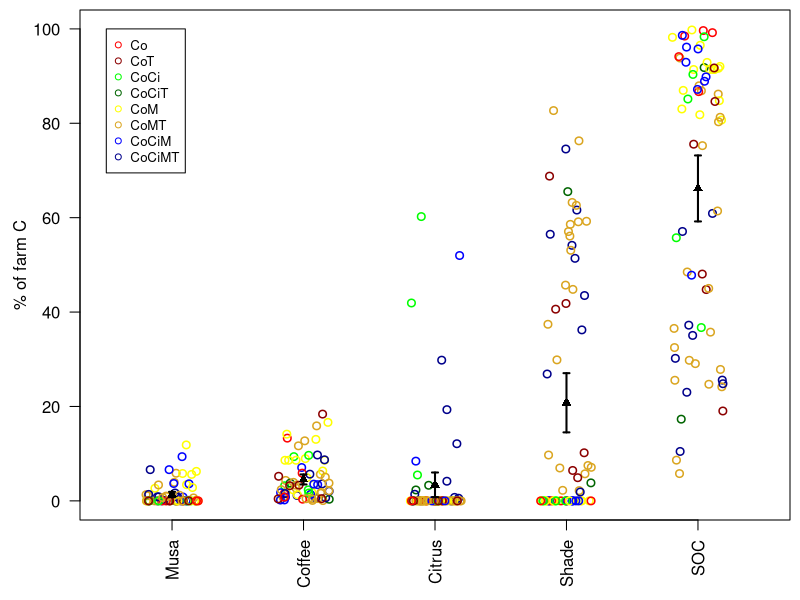
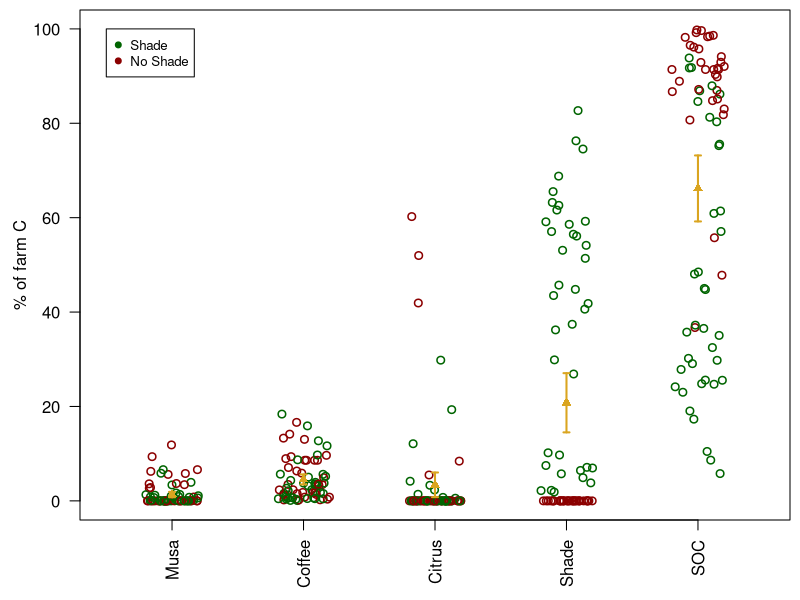
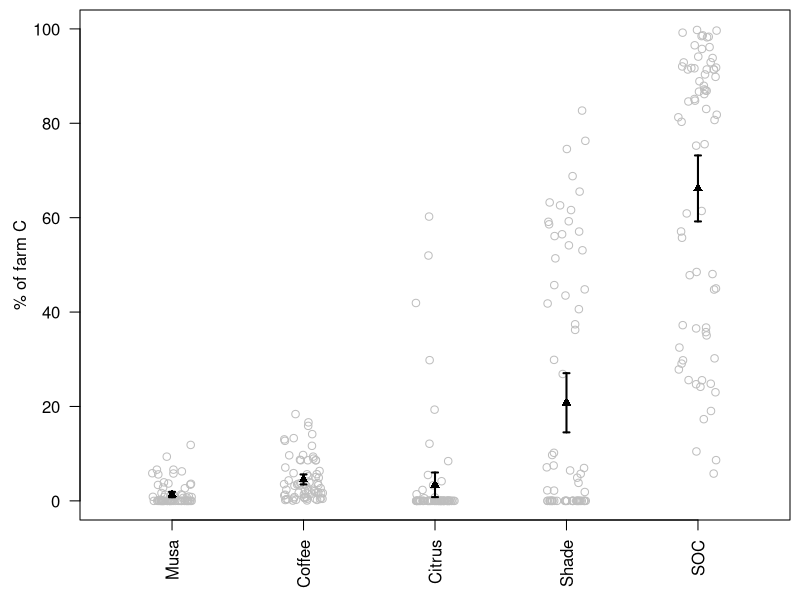

These charts were generated, in order, by the following R code:
rm(list=ls())

#c.dat <- read.csv("2022_04_19_PR_Carbon_Data_for_anaysis.csv")

c.dat<- read.csv("2022_09_13_PR_Carbon_Data_for_anaysis_updated.csv") ## this is the updated df with correct AGCB 


######################################## composition on farms
#### for each of the farms, look at the proportion that each catagory adds to the overall carbon on the farm
perc.citrus <-numeric(71)
perc.coffee<-numeric(71)
perc.trees<-numeric(71)
perc.soc<-numeric(71)
perc.banana<-numeric(71)
tot.c<-numeric(71)
tot.c.from.dat<-numeric(71)
col.vec <-numeric(71)
tree.col.vec <-numeric(71)

for(x in 1:71){ ## therea re 71 fincas 
	#x <- 1
	a.farm.dat <- c.dat[x,]
	head(c.dat)
	
	c.dat$grupo_cultivo
	#Co=Coffee; Co/Ci=Coffee-Citrus; Co/M=Coffee-Musa; Co/Ci/M=Coffee-Citrus-Musa
	
	if(a.farm.dat$grupo_cultivo == "Co"){
		col.vec[x] <- "red"
	}else if(a.farm.dat$grupo_cultivo == "CoT"){
		col.vec[x] <- "dark red"
	}else if(a.farm.dat$grupo_cultivo == "CoCi"){
		col.vec[x] <- "green"
	}else if(a.farm.dat$grupo_cultivo == "CoCiT"){
		col.vec[x] <- "dark green"
	}else if(a.farm.dat$grupo_cultivo == "CoM"){
		col.vec[x] <- "yellow"
	}else if(a.farm.dat$grupo_cultivo == "CoMT"){
		col.vec[x] <- "goldenrod"
	}else if(a.farm.dat$grupo_cultivo == "CoCiM"){
		col.vec[x] <- "blue"
	}else if(a.farm.dat$grupo_cultivo == "CoCiMT"){
		col.vec[x] <- "dark blue"
	}
	
		if(a.farm.dat$grupo_cultivo == "CoCiMT" | a.farm.dat$grupo_cultivo == "CoMT" |a.farm.dat$grupo_cultivo == "CoCiT" |a.farm.dat$grupo_cultivo == "CoT" ){
		tree.col.vec[x] <- "dark green"
	}else{
		tree.col.vec[x] <- "dark red"
	}
	
	## clean the values becuase NAs 
	citrus.val <- a.farm.dat$tot_citrus_C
	coffee.val <- a.farm.dat$tot_coffee_C
	trees.val <- a.farm.dat$tot_shade_tree_C_updated
	soc.val <- a.farm.dat$SOC
	banana.val <- a.farm.dat$AGCB_banana
	
	## if they are NAs then that means there wasnt anything there so the biomass with be zero 
	if(is.na(citrus.val)){
		citrus.val <- 0 
	}
	if(is.na(coffee.val)){
		coffee.val <- 0 
	}
	if(is.na(trees.val)){
		trees.val <- 0 
	}
	if(is.na(soc.val)){
		soc.val <- 0 
	}
	if(is.na(banana.val)){
		banana.val <- 0 
	}
	
	####### 
	############ Check with Javiar 
	## tot.farm carbon and the sum of these dont match. Need to figure out what is going on here... 
	#a.farm.dat$tot_farm_C[x]
	sum.total <- sum(citrus.val,coffee.val,trees.val,soc.val,banana.val)
	tot.c[x] <- sum.total
	tot.c.from.dat[x] <- a.farm.dat$tot_farm_C_updated
	perc.citrus[x] <- citrus.val/sum.total
	perc.coffee[x] <- coffee.val/sum.total
	perc.trees[x] <- trees.val/sum.total
	perc.soc[x] <- soc.val/sum.total
	perc.banana[x] <- banana.val/sum.total
	
	
	### now using the denominator from the data total which includes the root biomasses. 
	sum.total <- sum(citrus.val,coffee.val,trees.val,soc.val,banana.val)
	tot.c[x] <- sum.total
	tot.c.from.dat[x] <- a.farm.dat$tot_farm_C_updated
	perc.citrus[x] <- citrus.val/a.farm.dat$tot_farm_C_updated
	perc.coffee[x] <- coffee.val/a.farm.dat$tot_farm_C_updated
	perc.trees[x] <- trees.val/a.farm.dat$tot_farm_C_updated
	perc.soc[x] <- soc.val/a.farm.dat$tot_farm_C_updated
	perc.banana[x] <- banana.val/a.farm.dat$tot_farm_C_updated
	
}
## make them percentages 
perc.citrus <- 100* perc.citrus
perc.coffee<- 100* perc.coffee
perc.trees<- 100* perc.trees
perc.soc<- 100* perc.soc
perc.banana<- 100* perc.banana

######## 2022 04 11 new analysis ######

c.dat$perc.citrus <- perc.citrus
c.dat$perc.coffee <- perc.coffee
c.dat$perc.trees <- perc.trees
c.dat$perc.soc <- perc.soc
c.dat$perc.banana <- perc.banana



###### colored points in the background
par(mfrow=c(1,1),mai=c(0.8,0.8,0.1,0.1))
jit.val <- 0.2
lwd.val <- 1.5
pch.val <- 1
cex.val <- 1
cex.val.mean <- 1
plot(NA,ylim=c(-0.05,100),xlim=c(0.5,5.5),yaxt="n",xaxt="n",ylab="",xlab="")
axis(2,las=2)
axis(1,labels=c("Musa","Coffee","Citrus","Shade","SOC"),at=seq(1,5,1),las=2)
x.val <- jitter(rep(1,(71)),amount= jit.val)
points(x.val, perc.banana,col= col.vec,lwd=lwd.val,pch=pch.val,cex=cex.val)
x.val <- jitter(rep(2,(71)),amount= jit.val)
points(x.val, perc.coffee,col= col.vec,lwd=lwd.val,pch=pch.val,cex=cex.val)
x.val <- jitter(rep(3,(71)),amount= jit.val)
points(x.val, perc.citrus,col= col.vec,lwd=lwd.val,pch=pch.val,cex=cex.val)
x.val <- jitter(rep(4,(71)),amount= jit.val)
points(x.val, perc.trees,col= col.vec,lwd=lwd.val,pch=pch.val,cex=cex.val)
x.val <- jitter(rep(5,(71)),amount= jit.val)
points(x.val, perc.soc,col= col.vec,lwd=lwd.val,pch=pch.val,cex=cex.val)
mtext("% of farm C",side=2,line=2.5)

index <- seq(1,5,1)
mean <- c(mean(perc.banana),mean(perc.coffee),mean(perc.citrus),mean(perc.trees),mean(perc.soc))
## standard deviation
error <- c(sd(perc.banana),sd(perc.coffee),sd(perc.citrus),sd(perc.trees),sd(perc.soc))

##standard error
error <- c(sd(perc.banana)/sqrt(length(perc.banana)),sd(perc.coffee)/sqrt(length(perc.coffee)),sd(perc.citrus)/sqrt(length(perc.citrus)),sd(perc.trees)/sqrt(length(perc.trees)),sd(perc.soc)/sqrt(length(perc.soc)))
## 1.96 sigma is the 95% CI
error <- error*1.96

points(index,mean,col="black",pch=17,cex= cex.val.mean)
arrows(index,mean+error,index,mean-error,code=3,length=0.03,angle=90,col="black",lwd=2)
legend(0.5,100,legend=c("Co","CoT","CoCi","CoCiT","CoM","CoMT", "CoCiM","CoCiMT"),col=c("red","dark red","green","dark green","yellow","goldenrod","blue","dark blue"),pch=1,cex=0.8)




## Tree coors
jit.val <- 0.2
lwd.val <- 1.5
pch.val <- 1
cex.val <- 1
cex.val.mean <- 1
plot(NA,ylim=c(-0.05,100),xlim=c(0.5,5.5),yaxt="n",xaxt="n",ylab="",xlab="")
axis(2,las=2)
axis(1,labels=c("Musa","Coffee","Citrus","Shade","SOC"),at=seq(1,5,1),las=2)
x.val <- jitter(rep(1,(71)),amount= jit.val)
points(x.val, perc.banana,col= tree.col.vec,lwd=lwd.val,pch=pch.val,cex=cex.val)
x.val <- jitter(rep(2,(71)),amount= jit.val)
points(x.val, perc.coffee,col= tree.col.vec,lwd=lwd.val,pch=pch.val,cex=cex.val)
x.val <- jitter(rep(3,(71)),amount= jit.val)
points(x.val, perc.citrus,col= tree.col.vec,lwd=lwd.val,pch=pch.val,cex=cex.val)
x.val <- jitter(rep(4,(71)),amount= jit.val)
points(x.val, perc.trees,col= tree.col.vec,lwd=lwd.val,pch=pch.val,cex=cex.val)
x.val <- jitter(rep(5,(71)),amount= jit.val)
points(x.val, perc.soc,col= tree.col.vec,lwd=lwd.val,pch=pch.val,cex=cex.val)
mtext("% of farm C",side=2,line=2.5)

index <- seq(1,5,1)
mean <- c(mean(perc.banana),mean(perc.coffee),mean(perc.citrus),mean(perc.trees),mean(perc.soc))
## standard deviation
error <- c(sd(perc.banana),sd(perc.coffee),sd(perc.citrus),sd(perc.trees),sd(perc.soc))

##standard error
error <- c(sd(perc.banana)/sqrt(length(perc.banana)),sd(perc.coffee)/sqrt(length(perc.coffee)),sd(perc.citrus)/sqrt(length(perc.citrus)),sd(perc.trees)/sqrt(length(perc.trees)),sd(perc.soc)/sqrt(length(perc.soc)))
## 1.96 sigma is the 95% CI
error <- error*1.96


points(index,mean,col="goldenrod",pch=17,cex= cex.val.mean)
arrows(index,mean+error,index,mean-error,code=3,length=0.03,angle=90,col="goldenrod",lwd=2)
legend(0.5,100,legend=c("Shade", "No Shade"),col=c("dark green","dark red"),pch=19,cex=0.8)



## grey background points 
#par(mfrow=c(1,1),mai=c(0.8,0.8,0.1,0.1))
jit.val <- 0.15
plot(NA,ylim=c(-0.05,100),xlim=c(0.5,5.5),yaxt="n",xaxt="n",ylab="",xlab="")
axis(2,las=2)
axis(1,labels=c("Musa","Coffee","Citrus","Shade","SOC"),at=seq(1,5,1),las=2)
x.val <- jitter(rep(1,(71)),amount= jit.val)
points(x.val, perc.banana,col="grey",cex=cex.val)
x.val <- jitter(rep(2,(71)),amount= jit.val)
points(x.val, perc.coffee,col="grey",cex=cex.val)
x.val <- jitter(rep(3,(71)),amount= jit.val)
points(x.val, perc.citrus,col="grey",cex=cex.val)
x.val <- jitter(rep(4,(71)),amount= jit.val)
points(x.val, perc.trees,col="grey",cex=cex.val)
x.val <- jitter(rep(5,(71)),amount= jit.val)
points(x.val, perc.soc,col="grey",cex=cex.val)
mtext("% of farm C",side=2,line=2.5)

index <- seq(1,5,1)
mean <- c(mean(perc.banana),mean(perc.coffee),mean(perc.citrus),mean(perc.trees),mean(perc.soc))
## standard deviation
error <- c(sd(perc.banana),sd(perc.coffee),sd(perc.citrus),sd(perc.trees),sd(perc.soc))

##standard error
error <- c(sd(perc.banana)/sqrt(length(perc.banana)),sd(perc.coffee)/sqrt(length(perc.coffee)),sd(perc.citrus)/sqrt(length(perc.citrus)),sd(perc.trees)/sqrt(length(perc.trees)),sd(perc.soc)/sqrt(length(perc.soc)))
## 1.96 sigma is the 95% CI
error <- error*1.96

points(index,mean,col="black",pch=17,cex= cex.val.mean)
arrows(index,mean+error,index,mean-error,code=3,length=0.03,angle=90,col="black",lwd=2)









